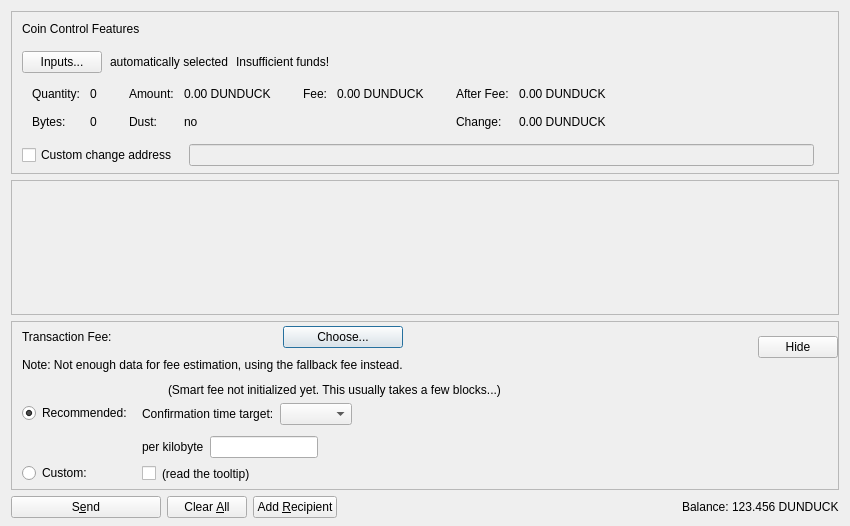
<?xml version="1.0" encoding="UTF-8"?>
<ui version="4.0">
 <class>SendCoinsDialog</class>
 <widget class="QDialog" name="SendCoinsDialog">
  <property name="geometry">
   <rect>
    <x>0</x>
    <y>0</y>
    <width>850</width>
    <height>526</height>
   </rect>
  </property>
  <property name="windowTitle">
   <string>Send Coins</string>
  </property>
  <layout class="QVBoxLayout" name="verticalLayout" stretch="0,1,0,0">
   <property name="bottomMargin">
    <number>8</number>
   </property>
   <item>
    <widget class="QFrame" name="frameCoinControl">
     <property name="sizePolicy">
      <sizepolicy hsizetype="Expanding" vsizetype="Expanding">
       <horstretch>0</horstretch>
       <verstretch>0</verstretch>
      </sizepolicy>
     </property>
     <property name="maximumSize">
      <size>
       <width>16777215</width>
       <height>16777215</height>
      </size>
     </property>
     <property name="frameShape">
      <enum>QFrame::StyledPanel</enum>
     </property>
     <property name="frameShadow">
      <enum>QFrame::Sunken</enum>
     </property>
     <layout class="QVBoxLayout" name="verticalLayoutCoinControl2">
      <property name="spacing">
       <number>0</number>
      </property>
      <property name="leftMargin">
       <number>0</number>
      </property>
      <property name="topMargin">
       <number>0</number>
      </property>
      <property name="rightMargin">
       <number>0</number>
      </property>
      <property name="bottomMargin">
       <number>6</number>
      </property>
      <item>
       <layout class="QVBoxLayout" name="verticalLayoutCoinControl" stretch="0,0,0,0,1">
        <property name="spacing">
         <number>0</number>
        </property>
        <property name="leftMargin">
         <number>10</number>
        </property>
        <property name="topMargin">
         <number>10</number>
        </property>
        <item>
         <layout class="QHBoxLayout" name="horizontalLayoutCoinControl1">
          <property name="bottomMargin">
           <number>15</number>
          </property>
          <item>
           <widget class="QLabel" name="labelCoinControlFeatures">
            <property name="sizePolicy">
             <sizepolicy hsizetype="Preferred" vsizetype="Maximum">
              <horstretch>0</horstretch>
              <verstretch>0</verstretch>
             </sizepolicy>
            </property>
            <property name="text">
             <string>Coin Control Features</string>
            </property>
           </widget>
          </item>
         </layout>
        </item>
        <item>
         <layout class="QHBoxLayout" name="horizontalLayoutCoinControl2" stretch="0,0,0,0">
          <property name="spacing">
           <number>8</number>
          </property>
          <property name="bottomMargin">
           <number>10</number>
          </property>
          <item>
           <widget class="QPushButton" name="pushButtonCoinControl">
            <property name="styleSheet">
             <string notr="true"/>
            </property>
            <property name="text">
             <string>Inputs...</string>
            </property>
            <property name="autoDefault">
             <bool>false</bool>
            </property>
           </widget>
          </item>
          <item>
           <widget class="QLabel" name="labelCoinControlAutomaticallySelected">
            <property name="text">
             <string>automatically selected</string>
            </property>
            <property name="margin">
             <number>5</number>
            </property>
           </widget>
          </item>
          <item>
           <widget class="QLabel" name="labelCoinControlInsuffFunds">
            <property name="text">
             <string>Insufficient funds!</string>
            </property>
            <property name="margin">
             <number>5</number>
            </property>
           </widget>
          </item>
          <item>
           <spacer name="horizontalSpacerCoinControl">
            <property name="orientation">
             <enum>Qt::Horizontal</enum>
            </property>
            <property name="sizeHint" stdset="0">
             <size>
              <width>40</width>
              <height>1</height>
             </size>
            </property>
           </spacer>
          </item>
         </layout>
        </item>
        <item>
         <widget class="QWidget" name="widgetCoinControl" native="true">
          <property name="sizePolicy">
           <sizepolicy hsizetype="Preferred" vsizetype="Preferred">
            <horstretch>0</horstretch>
            <verstretch>0</verstretch>
           </sizepolicy>
          </property>
          <property name="minimumSize">
           <size>
            <width>0</width>
            <height>0</height>
           </size>
          </property>
          <property name="styleSheet">
           <string notr="true"/>
          </property>
          <layout class="QHBoxLayout" name="horizontalLayoutCoinControl5">
           <property name="leftMargin">
            <number>0</number>
           </property>
           <property name="topMargin">
            <number>0</number>
           </property>
           <property name="rightMargin">
            <number>0</number>
           </property>
           <property name="bottomMargin">
            <number>0</number>
           </property>
           <item>
            <layout class="QHBoxLayout" name="horizontalLayoutCoinControl3" stretch="0,0,0,1">
             <property name="spacing">
              <number>20</number>
             </property>
             <property name="topMargin">
              <number>0</number>
             </property>
             <property name="bottomMargin">
              <number>10</number>
             </property>
             <item>
              <layout class="QFormLayout" name="formLayoutCoinControl1">
               <property name="horizontalSpacing">
                <number>10</number>
               </property>
               <property name="verticalSpacing">
                <number>14</number>
               </property>
               <property name="leftMargin">
                <number>10</number>
               </property>
               <property name="topMargin">
                <number>4</number>
               </property>
               <property name="rightMargin">
                <number>6</number>
               </property>
               <item row="0" column="0">
                <widget class="QLabel" name="labelCoinControlQuantityText">
                 <property name="text">
                  <string>Quantity:</string>
                 </property>
                 <property name="margin">
                  <number>0</number>
                 </property>
                </widget>
               </item>
               <item row="0" column="1">
                <widget class="QLabel" name="labelCoinControlQuantity">
                 <property name="cursor">
                  <cursorShape>IBeamCursor</cursorShape>
                 </property>
                 <property name="contextMenuPolicy">
                  <enum>Qt::ActionsContextMenu</enum>
                 </property>
                 <property name="text">
                  <string notr="true">0</string>
                 </property>
                 <property name="margin">
                  <number>0</number>
                 </property>
                 <property name="textInteractionFlags">
                  <set>Qt::LinksAccessibleByMouse|Qt::TextSelectableByKeyboard|Qt::TextSelectableByMouse</set>
                 </property>
                </widget>
               </item>
               <item row="1" column="0">
                <widget class="QLabel" name="labelCoinControlBytesText">
                 <property name="text">
                  <string>Bytes:</string>
                 </property>
                </widget>
               </item>
               <item row="1" column="1">
                <widget class="QLabel" name="labelCoinControlBytes">
                 <property name="cursor">
                  <cursorShape>IBeamCursor</cursorShape>
                 </property>
                 <property name="contextMenuPolicy">
                  <enum>Qt::ActionsContextMenu</enum>
                 </property>
                 <property name="text">
                  <string notr="true">0</string>
                 </property>
                 <property name="textInteractionFlags">
                  <set>Qt::LinksAccessibleByMouse|Qt::TextSelectableByKeyboard|Qt::TextSelectableByMouse</set>
                 </property>
                </widget>
               </item>
              </layout>
             </item>
             <item>
              <layout class="QFormLayout" name="formLayoutCoinControl2">
               <property name="horizontalSpacing">
                <number>10</number>
               </property>
               <property name="verticalSpacing">
                <number>14</number>
               </property>
               <property name="leftMargin">
                <number>6</number>
               </property>
               <property name="topMargin">
                <number>4</number>
               </property>
               <property name="rightMargin">
                <number>6</number>
               </property>
               <item row="0" column="0">
                <widget class="QLabel" name="labelCoinControlAmountText">
                 <property name="text">
                  <string>Amount:</string>
                 </property>
                 <property name="margin">
                  <number>0</number>
                 </property>
                </widget>
               </item>
               <item row="0" column="1">
                <widget class="QLabel" name="labelCoinControlAmount">
                 <property name="cursor">
                  <cursorShape>IBeamCursor</cursorShape>
                 </property>
                 <property name="contextMenuPolicy">
                  <enum>Qt::ActionsContextMenu</enum>
                 </property>
                 <property name="text">
                  <string notr="true">0.00 DUNDUCK</string>
                 </property>
                 <property name="textInteractionFlags">
                  <set>Qt::LinksAccessibleByMouse|Qt::TextSelectableByKeyboard|Qt::TextSelectableByMouse</set>
                 </property>
                </widget>
               </item>
               <item row="1" column="0">
                <widget class="QLabel" name="labelCoinControlLowOutputText">
                 <property name="text">
                  <string>Dust:</string>
                 </property>
                </widget>
               </item>
               <item row="1" column="1">
                <widget class="QLabel" name="labelCoinControlLowOutput">
                 <property name="cursor">
                  <cursorShape>IBeamCursor</cursorShape>
                 </property>
                 <property name="contextMenuPolicy">
                  <enum>Qt::ActionsContextMenu</enum>
                 </property>
                 <property name="text">
                  <string notr="true">no</string>
                 </property>
                 <property name="textInteractionFlags">
                  <set>Qt::LinksAccessibleByMouse|Qt::TextSelectableByKeyboard|Qt::TextSelectableByMouse</set>
                 </property>
                </widget>
               </item>
              </layout>
             </item>
             <item>
              <layout class="QFormLayout" name="formLayoutCoinControl3">
               <property name="horizontalSpacing">
                <number>10</number>
               </property>
               <property name="verticalSpacing">
                <number>14</number>
               </property>
               <property name="leftMargin">
                <number>6</number>
               </property>
               <property name="topMargin">
                <number>4</number>
               </property>
               <property name="rightMargin">
                <number>6</number>
               </property>
               <item row="0" column="0">
                <widget class="QLabel" name="labelCoinControlFeeText">
                 <property name="text">
                  <string>Fee:</string>
                 </property>
                 <property name="margin">
                  <number>0</number>
                 </property>
                </widget>
               </item>
               <item row="0" column="1">
                <widget class="QLabel" name="labelCoinControlFee">
                 <property name="cursor">
                  <cursorShape>IBeamCursor</cursorShape>
                 </property>
                 <property name="contextMenuPolicy">
                  <enum>Qt::ActionsContextMenu</enum>
                 </property>
                 <property name="text">
                  <string notr="true">0.00 DUNDUCK</string>
                 </property>
                 <property name="textInteractionFlags">
                  <set>Qt::LinksAccessibleByMouse|Qt::TextSelectableByKeyboard|Qt::TextSelectableByMouse</set>
                 </property>
                </widget>
               </item>
              </layout>
             </item>
             <item>
              <layout class="QFormLayout" name="formLayoutCoinControl4">
               <property name="horizontalSpacing">
                <number>10</number>
               </property>
               <property name="verticalSpacing">
                <number>14</number>
               </property>
               <property name="leftMargin">
                <number>6</number>
               </property>
               <property name="topMargin">
                <number>4</number>
               </property>
               <property name="rightMargin">
                <number>6</number>
               </property>
               <item row="0" column="0">
                <widget class="QLabel" name="labelCoinControlAfterFeeText">
                 <property name="text">
                  <string>After Fee:</string>
                 </property>
                 <property name="margin">
                  <number>0</number>
                 </property>
                </widget>
               </item>
               <item row="0" column="1">
                <widget class="QLabel" name="labelCoinControlAfterFee">
                 <property name="cursor">
                  <cursorShape>IBeamCursor</cursorShape>
                 </property>
                 <property name="contextMenuPolicy">
                  <enum>Qt::ActionsContextMenu</enum>
                 </property>
                 <property name="text">
                  <string notr="true">0.00 DUNDUCK</string>
                 </property>
                 <property name="textInteractionFlags">
                  <set>Qt::LinksAccessibleByMouse|Qt::TextSelectableByKeyboard|Qt::TextSelectableByMouse</set>
                 </property>
                </widget>
               </item>
               <item row="1" column="0">
                <widget class="QLabel" name="labelCoinControlChangeText">
                 <property name="text">
                  <string>Change:</string>
                 </property>
                </widget>
               </item>
               <item row="1" column="1">
                <widget class="QLabel" name="labelCoinControlChange">
                 <property name="cursor">
                  <cursorShape>IBeamCursor</cursorShape>
                 </property>
                 <property name="contextMenuPolicy">
                  <enum>Qt::ActionsContextMenu</enum>
                 </property>
                 <property name="text">
                  <string notr="true">0.00 DUNDUCK</string>
                 </property>
                 <property name="textInteractionFlags">
                  <set>Qt::LinksAccessibleByMouse|Qt::TextSelectableByKeyboard|Qt::TextSelectableByMouse</set>
                 </property>
                </widget>
               </item>
              </layout>
             </item>
            </layout>
           </item>
          </layout>
         </widget>
        </item>
        <item>
         <layout class="QHBoxLayout" name="horizontalLayoutCoinControl4" stretch="0,0,0">
          <property name="spacing">
           <number>12</number>
          </property>
          <property name="sizeConstraint">
           <enum>QLayout::SetDefaultConstraint</enum>
          </property>
          <property name="topMargin">
           <number>5</number>
          </property>
          <property name="rightMargin">
           <number>5</number>
          </property>
          <item>
           <widget class="QCheckBox" name="checkBoxCoinControlChange">
            <property name="toolTip">
             <string>If this is activated, but the change address is empty or invalid, change will be sent to a newly generated address.</string>
            </property>
            <property name="text">
             <string>Custom change address</string>
            </property>
           </widget>
          </item>
          <item>
           <widget class="QValidatedLineEdit" name="lineEditCoinControlChange">
            <property name="enabled">
             <bool>false</bool>
            </property>
            <property name="sizePolicy">
             <sizepolicy hsizetype="Expanding" vsizetype="Fixed">
              <horstretch>0</horstretch>
              <verstretch>0</verstretch>
             </sizepolicy>
            </property>
           </widget>
          </item>
          <item>
           <widget class="QLabel" name="labelCoinControlChangeLabel">
            <property name="sizePolicy">
             <sizepolicy hsizetype="Preferred" vsizetype="Expanding">
              <horstretch>0</horstretch>
              <verstretch>0</verstretch>
             </sizepolicy>
            </property>
            <property name="minimumSize">
             <size>
              <width>0</width>
              <height>0</height>
             </size>
            </property>
            <property name="text">
             <string/>
            </property>
            <property name="margin">
             <number>3</number>
            </property>
           </widget>
          </item>
         </layout>
        </item>
        <item>
         <spacer name="verticalSpacerCoinControl">
          <property name="orientation">
           <enum>Qt::Vertical</enum>
          </property>
          <property name="sizeHint" stdset="0">
           <size>
            <width>800</width>
            <height>1</height>
           </size>
          </property>
         </spacer>
        </item>
       </layout>
      </item>
     </layout>
    </widget>
   </item>
   <item>
    <widget class="QScrollArea" name="scrollArea">
     <property name="widgetResizable">
      <bool>true</bool>
     </property>
     <widget class="QWidget" name="scrollAreaWidgetContents">
      <property name="geometry">
       <rect>
        <x>0</x>
        <y>0</y>
        <width>830</width>
        <height>104</height>
       </rect>
      </property>
      <layout class="QVBoxLayout" name="verticalLayout_2" stretch="0,1">
       <property name="leftMargin">
        <number>0</number>
       </property>
       <property name="topMargin">
        <number>0</number>
       </property>
       <property name="rightMargin">
        <number>0</number>
       </property>
       <property name="bottomMargin">
        <number>0</number>
       </property>
       <item>
        <layout class="QVBoxLayout" name="entries">
         <property name="spacing">
          <number>6</number>
         </property>
        </layout>
       </item>
       <item>
        <spacer name="verticalSpacer">
         <property name="orientation">
          <enum>Qt::Vertical</enum>
         </property>
         <property name="sizeHint" stdset="0">
          <size>
           <width>20</width>
           <height>40</height>
          </size>
         </property>
        </spacer>
       </item>
      </layout>
     </widget>
    </widget>
   </item>
   <item>
    <widget class="QFrame" name="frameFee">
     <property name="sizePolicy">
      <sizepolicy hsizetype="Expanding" vsizetype="Expanding">
       <horstretch>0</horstretch>
       <verstretch>0</verstretch>
      </sizepolicy>
     </property>
     <property name="maximumSize">
      <size>
       <width>16777215</width>
       <height>16777215</height>
      </size>
     </property>
     <property name="frameShape">
      <enum>QFrame::StyledPanel</enum>
     </property>
     <property name="frameShadow">
      <enum>QFrame::Sunken</enum>
     </property>
     <layout class="QVBoxLayout" name="verticalLayoutFee1">
      <property name="spacing">
       <number>0</number>
      </property>
      <property name="leftMargin">
       <number>0</number>
      </property>
      <property name="topMargin">
       <number>0</number>
      </property>
      <property name="rightMargin">
       <number>0</number>
      </property>
      <property name="bottomMargin">
       <number>0</number>
      </property>
      <item>
       <layout class="QVBoxLayout" name="verticalLayoutFee2" stretch="0,0,0">
        <property name="spacing">
         <number>0</number>
        </property>
        <property name="leftMargin">
         <number>10</number>
        </property>
        <property name="topMargin">
         <number>0</number>
        </property>
        <item>
         <layout class="QHBoxLayout" name="horizontalLayoutFee1">
          <property name="bottomMargin">
           <number>0</number>
          </property>
          <item>
           <layout class="QVBoxLayout" name="verticalLayoutFee7">
            <property name="spacing">
             <number>0</number>
            </property>
            <item>
             <spacer name="verticalSpacerSmartFee">
              <property name="orientation">
               <enum>Qt::Vertical</enum>
              </property>
              <property name="sizeType">
               <enum>QSizePolicy::Fixed</enum>
              </property>
              <property name="sizeHint" stdset="0">
               <size>
                <width>1</width>
                <height>4</height>
               </size>
              </property>
             </spacer>
            </item>
            <item>
             <layout class="QHBoxLayout" name="horizontalLayoutSmartFee">
              <property name="spacing">
               <number>10</number>
              </property>
              <item>
               <widget class="QLabel" name="labelFeeHeadline">
                <property name="sizePolicy">
                 <sizepolicy hsizetype="Preferred" vsizetype="Maximum">
                  <horstretch>0</horstretch>
                  <verstretch>0</verstretch>
                 </sizepolicy>
                </property>
                <property name="text">
                 <string>Transaction Fee:</string>
                </property>
               </widget>
              </item>
              <item>
               <widget class="QLabel" name="labelFeeMinimized">
                <property name="text">
                 <string/>
                </property>
               </widget>
              </item>
              <item>
               <widget class="QPushButton" name="buttonChooseFee">
                <property name="text">
                 <string>Choose...</string>
                </property>
               </widget>
              </item>
             </layout>
            </item>
            <item>
             <spacer name="verticalSpacer_7">
              <property name="orientation">
               <enum>Qt::Vertical</enum>
              </property>
              <property name="sizeHint" stdset="0">
               <size>
                <width>1</width>
                <height>10</height>
               </size>
              </property>
             </spacer>
            </item>
            <item>
             <widget class="QLabel" name="fallbackFeeWarningLabel">
              <property name="toolTip">
               <string>Using the fallbackfee can result in sending a transaction that will take several hours or days (or never) to confirm. Consider choosing your fee manually or wait until you have validated the complete chain.</string>
              </property>
              <property name="text">
               <string>Note: Not enough data for fee estimation, using the fallback fee instead.</string>
              </property>
              <property name="wordWrap">
               <bool>false</bool>
              </property>
             </widget>
            </item>
            <item>
             <spacer name="verticalSpacer_5">
              <property name="orientation">
               <enum>Qt::Vertical</enum>
              </property>
              <property name="sizeHint" stdset="0">
               <size>
                <width>1</width>
                <height>1</height>
               </size>
              </property>
             </spacer>
            </item>
           </layout>
          </item>
          <item>
           <spacer name="horizontalSpacer_4">
            <property name="orientation">
             <enum>Qt::Horizontal</enum>
            </property>
            <property name="sizeHint" stdset="0">
             <size>
              <width>1</width>
              <height>1</height>
             </size>
            </property>
           </spacer>
          </item>
          <item>
           <widget class="QPushButton" name="buttonMinimizeFee">
            <property name="toolTip">
             <string>collapse fee-settings</string>
            </property>
            <property name="text">
             <string>Hide</string>
            </property>
           </widget>
          </item>
         </layout>
        </item>
        <item>
         <widget class="QFrame" name="frameFeeSelection">
          <layout class="QVBoxLayout" name="verticalLayoutFee12">
           <property name="spacing">
            <number>0</number>
           </property>
           <property name="leftMargin">
            <number>0</number>
           </property>
           <property name="topMargin">
            <number>0</number>
           </property>
           <property name="rightMargin">
            <number>0</number>
           </property>
           <property name="bottomMargin">
            <number>0</number>
           </property>
           <item>
            <layout class="QGridLayout" name="gridLayoutFee">
             <property name="topMargin">
              <number>10</number>
             </property>
             <property name="bottomMargin">
              <number>4</number>
             </property>
             <property name="horizontalSpacing">
              <number>10</number>
             </property>
             <property name="verticalSpacing">
              <number>4</number>
             </property>
             <item row="1" column="1">
              <layout class="QVBoxLayout" name="verticalLayoutFee8">
               <property name="spacing">
                <number>6</number>
               </property>
               <property name="topMargin">
                <number>3</number>
               </property>
               <item>
                <layout class="QHBoxLayout" name="horizontalLayoutFee13" stretch="0,0,1">
                 <item>
                  <widget class="QLabel" name="labelCustomPerKilobyte">
                   <property name="toolTip">
                    <string>If the custom fee is set to 1000 ruffs and the transaction is only 250 bytes, then &quot;per kilobyte&quot; only pays 250 ruffs in fee,&lt;br /&gt;while &quot;at least&quot; pays 1000 ruffs. For transactions bigger than a kilobyte both pay by kilobyte.</string>
                   </property>
                   <property name="text">
                    <string>per kilobyte</string>
                   </property>
                  </widget>
                 </item>
                 <item>
                  <widget class="BitcoinAmountField" name="customFee"/>
                 </item>
                 <item>
                  <spacer name="horizontalSpacer_6">
                   <property name="orientation">
                    <enum>Qt::Horizontal</enum>
                   </property>
                   <property name="sizeHint" stdset="0">
                    <size>
                     <width>1</width>
                     <height>1</height>
                    </size>
                   </property>
                  </spacer>
                 </item>
                </layout>
               </item>
               <item>
                <layout class="QHBoxLayout" name="horizontalLayoutFee8">
                 <item>
                  <widget class="QCheckBox" name="checkBoxMinimumFee">
                   <property name="toolTip">
                    <string>Paying only the minimum fee is just fine as long as there is less transaction volume than space in the blocks.&lt;br /&gt;But be aware that this can end up in a never confirming transaction once there is more demand for dunduck transactions than the network can process.</string>
                   </property>
                   <property name="text">
                    <string/>
                   </property>
                  </widget>
                 </item>
                 <item>
                  <widget class="QLabel" name="labelMinFeeWarning">
                   <property name="enabled">
                    <bool>true</bool>
                   </property>
                   <property name="toolTip">
                    <string>Paying only the minimum fee is just fine as long as there is less transaction volume than space in the blocks.&lt;br /&gt;But be aware that this can end up in a never confirming transaction once there is more demand for dunduck transactions than the network can process.</string>
                   </property>
                   <property name="text">
                    <string>(read the tooltip)</string>
                   </property>
                   <property name="margin">
                    <number>5</number>
                   </property>
                  </widget>
                 </item>
                 <item>
                  <spacer name="horizontalSpacer_2">
                   <property name="orientation">
                    <enum>Qt::Horizontal</enum>
                   </property>
                   <property name="sizeHint" stdset="0">
                    <size>
                     <width>1</width>
                     <height>1</height>
                    </size>
                   </property>
                  </spacer>
                 </item>
                </layout>
               </item>
              </layout>
             </item>
             <item row="0" column="0">
              <layout class="QVBoxLayout" name="verticalLayoutFee4" stretch="0,1">
               <property name="topMargin">
                <number>20</number>
               </property>
               <property name="bottomMargin">
                <number>3</number>
               </property>
               <item>
                <widget class="QRadioButton" name="radioSmartFee">
                 <property name="text">
                  <string>Recommended:</string>
                 </property>
                 <property name="checked">
                  <bool>true</bool>
                 </property>
                 <attribute name="buttonGroup">
                  <string notr="true">groupFee</string>
                 </attribute>
                </widget>
               </item>
               <item>
                <spacer name="verticalSpacer_2">
                 <property name="orientation">
                  <enum>Qt::Vertical</enum>
                 </property>
                 <property name="sizeHint" stdset="0">
                  <size>
                   <width>1</width>
                   <height>1</height>
                  </size>
                 </property>
                </spacer>
               </item>
              </layout>
             </item>
             <item row="1" column="0">
              <layout class="QVBoxLayout" name="verticalLayoutFee9" stretch="0,1">
               <property name="topMargin">
                <number>30</number>
               </property>
               <item>
                <widget class="QRadioButton" name="radioCustomFee">
                 <property name="text">
                  <string>Custom:</string>
                 </property>
                 <attribute name="buttonGroup">
                  <string notr="true">groupFee</string>
                 </attribute>
                </widget>
               </item>
               <item>
                <spacer name="verticalSpacer_6">
                 <property name="orientation">
                  <enum>Qt::Vertical</enum>
                 </property>
                 <property name="sizeHint" stdset="0">
                  <size>
                   <width>1</width>
                   <height>1</height>
                  </size>
                 </property>
                </spacer>
               </item>
              </layout>
             </item>
             <item row="0" column="1">
              <layout class="QVBoxLayout" name="verticalLayoutFee3" stretch="0,0,1">
               <property name="spacing">
                <number>6</number>
               </property>
               <property name="topMargin">
                <number>0</number>
               </property>
               <property name="bottomMargin">
                <number>3</number>
               </property>
               <item>
                <layout class="QHBoxLayout" name="horizontalLayoutFee12">
                 <item>
                  <widget class="QLabel" name="labelSmartFee">
                   <property name="text">
                    <string/>
                   </property>
                   <property name="margin">
                    <number>2</number>
                   </property>
                  </widget>
                 </item>
                 <item>
                  <widget class="QLabel" name="labelFeeEstimation">
                   <property name="text">
                    <string/>
                   </property>
                  </widget>
                 </item>
                 <item>
                  <widget class="QLabel" name="labelSmartFee2">
                   <property name="text">
                    <string>(Smart fee not initialized yet. This usually takes a few blocks...)</string>
                   </property>
                   <property name="margin">
                    <number>2</number>
                   </property>
                  </widget>
                 </item>
                 <item>
                  <spacer name="horizontalSpacer_5">
                   <property name="orientation">
                    <enum>Qt::Horizontal</enum>
                   </property>
                   <property name="sizeHint" stdset="0">
                    <size>
                     <width>1</width>
                     <height>1</height>
                    </size>
                   </property>
                  </spacer>
                 </item>
                </layout>
               </item>
               <item>
                <layout class="QHBoxLayout" name="horizontalLayoutFee9">
                 <item>
                  <layout class="QVBoxLayout" name="verticalLayoutFee6">
                   <item>
                    <widget class="QLabel" name="labelSmartFee3">
                     <property name="text">
                      <string>Confirmation time target:</string>
                     </property>
                     <property name="margin">
                      <number>2</number>
                     </property>
                    </widget>
                   </item>
                  </layout>
                 </item>
                 <item>
                  <layout class="QVBoxLayout" name="verticalLayoutFee5">
                   <property name="rightMargin">
                    <number>30</number>
                   </property>
                   <item>
                    <layout class="QHBoxLayout" name="horizontalLayoutConfTarget">
                     <property name="bottomMargin">
                      <number>0</number>
                     </property>
                     <item>
                      <widget class="QComboBox" name="confTargetSelector"/>
                     </item>
                     <item>
                      <spacer name="horizontalSpacerConfTarget">
                       <property name="orientation">
                        <enum>Qt::Horizontal</enum>
                       </property>
                       <property name="sizeHint" stdset="0">
                        <size>
                         <width>40</width>
                         <height>20</height>
                        </size>
                       </property>
                      </spacer>
                     </item>
                    </layout>
                   </item>
                  </layout>
                 </item>
                </layout>
               </item>
               <item>
                <spacer name="verticalSpacer_4">
                 <property name="orientation">
                  <enum>Qt::Vertical</enum>
                 </property>
                 <property name="sizeHint" stdset="0">
                  <size>
                   <width>1</width>
                   <height>1</height>
                  </size>
                 </property>
                </spacer>
               </item>
              </layout>
             </item>
            </layout>
           </item>
          </layout>
         </widget>
        </item>
        <item>
         <spacer name="verticalSpacerFee">
          <property name="orientation">
           <enum>Qt::Vertical</enum>
          </property>
          <property name="sizeHint" stdset="0">
           <size>
            <width>800</width>
            <height>1</height>
           </size>
          </property>
         </spacer>
        </item>
       </layout>
      </item>
     </layout>
    </widget>
   </item>
   <item>
    <layout class="QHBoxLayout" name="horizontalLayout">
     <item>
      <widget class="QPushButton" name="sendButton">
       <property name="minimumSize">
        <size>
         <width>150</width>
         <height>0</height>
        </size>
       </property>
       <property name="toolTip">
        <string>Confirm the send action</string>
       </property>
       <property name="text">
        <string>S&amp;end</string>
       </property>
       <property name="autoDefault">
        <bool>false</bool>
       </property>
       <property name="default">
        <bool>false</bool>
       </property>
      </widget>
     </item>
     <item>
      <widget class="QPushButton" name="clearButton">
       <property name="sizePolicy">
        <sizepolicy hsizetype="Minimum" vsizetype="Fixed">
         <horstretch>0</horstretch>
         <verstretch>0</verstretch>
        </sizepolicy>
       </property>
       <property name="toolTip">
        <string>Clear all fields of the form.</string>
       </property>
       <property name="text">
        <string>Clear &amp;All</string>
       </property>
       <property name="autoDefault">
        <bool>false</bool>
       </property>
      </widget>
     </item>
     <item>
      <widget class="QPushButton" name="addButton">
       <property name="toolTip">
        <string>Send to multiple recipients at once</string>
       </property>
       <property name="text">
        <string>Add &amp;Recipient</string>
       </property>
       <property name="autoDefault">
        <bool>false</bool>
       </property>
      </widget>
     </item>
     <item>
      <spacer name="horizontalSpacer">
       <property name="orientation">
        <enum>Qt::Horizontal</enum>
       </property>
       <property name="sizeHint" stdset="0">
        <size>
         <width>40</width>
         <height>20</height>
        </size>
       </property>
      </spacer>
     </item>
     <item>
      <layout class="QHBoxLayout" name="horizontalLayout_2">
       <property name="spacing">
        <number>3</number>
       </property>
       <item>
        <widget class="QLabel" name="labelBalanceText">
         <property name="text">
          <string>Balance:</string>
         </property>
        </widget>
       </item>
       <item>
        <widget class="QLabel" name="labelBalance">
         <property name="sizePolicy">
          <sizepolicy hsizetype="Preferred" vsizetype="Preferred">
           <horstretch>0</horstretch>
           <verstretch>0</verstretch>
          </sizepolicy>
         </property>
         <property name="cursor">
          <cursorShape>IBeamCursor</cursorShape>
         </property>
         <property name="text">
          <string notr="true">123.456 DUNDUCK</string>
         </property>
         <property name="textInteractionFlags">
          <set>Qt::LinksAccessibleByMouse|Qt::TextSelectableByKeyboard|Qt::TextSelectableByMouse</set>
         </property>
        </widget>
       </item>
      </layout>
     </item>
    </layout>
   </item>
  </layout>
 </widget>
 <customwidgets>
  <customwidget>
   <class>QValidatedLineEdit</class>
   <extends>QLineEdit</extends>
   <header>qt/qvalidatedlineedit.h</header>
  </customwidget>
  <customwidget>
   <class>BitcoinAmountField</class>
   <extends>QLineEdit</extends>
   <header>qt/bitcoinamountfield.h</header>
   <container>1</container>
  </customwidget>
 </customwidgets>
 <resources>
  <include location="../dunduck.qrc"/>
 </resources>
 <connections/>
 <buttongroups>
  <buttongroup name="groupFee"/>
 </buttongroups>
</ui>
